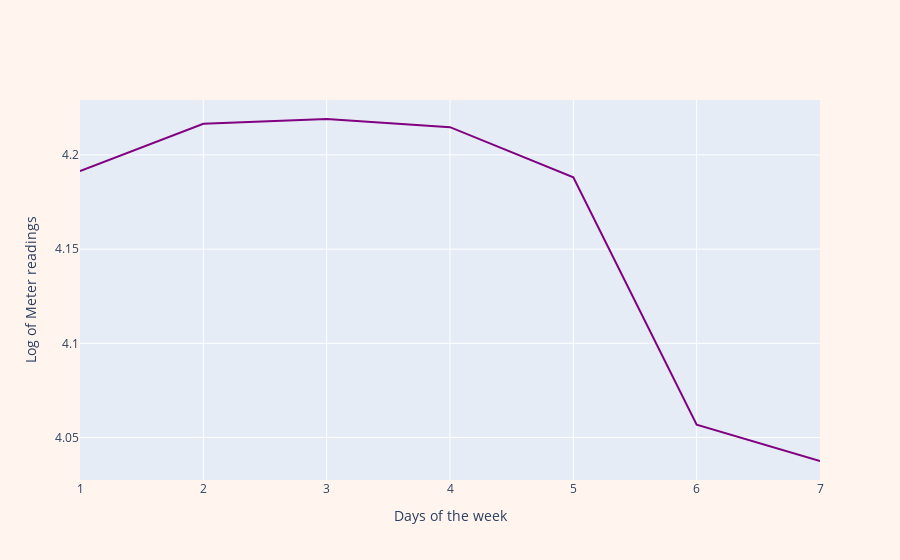

Source (notebook cell):
### Code cell
plt.figure(figsize=(8, 8))

day_labels = ['Mon', 'Tue', 'Wed', 'Thu', 'Fri', 'Sat', 'Sun']
day_df = train_data.groupby(['dayofweek']).meter_reading_log.mean().reset_index()

# Create Seaborn plot
p = sns.lineplot(x=day_df['dayofweek'], y=day_df['meter_reading_log'], color='purple')
p.set_xticks(range(len(day_df['dayofweek'])))
p.set_xticklabels(day_labels)
plt.xlabel('Days of the week')
plt.ylabel("Log of Meter readings")

# Convert Seaborn plot to Plotly figure
fig8 = make_subplots(rows=1, cols=1)

# Add Seaborn data to Plotly subplot
trace = go.Scatter(x=day_df['dayofweek'], y=day_df['meter_reading_log'], mode='lines', line=dict(color='purple'))
fig8.add_trace(trace)

# Update layout if necessary
fig8.update_layout(xaxis=dict(title='Days of the week'),
                    yaxis=dict(title='Log of Meter readings'),
                   paper_bgcolor='seashell',
                    showlegend=False)

### Figure 1 — Plotly figure (JSON) as saved in the notebook; plotly's stock layout.template omitted (floating-point values rounded to 4 significant figures)
{"data": [{"line": {"color": "purple"}, "mode": "lines", "type": "scatter", "x": [1, 2, 3, 4, 5, 6, 7], "y": [4.191, 4.217, 4.219, 4.215, 4.188, 4.057, 4.038]}], "layout": {"paper_bgcolor": "seashell", "showlegend": false, "xaxis": {"anchor": "y", "domain": [0, 1], "title": {"text": "Days of the week"}}, "yaxis": {"anchor": "x", "domain": [0, 1], "title": {"text": "Log of Meter readings"}}}}
